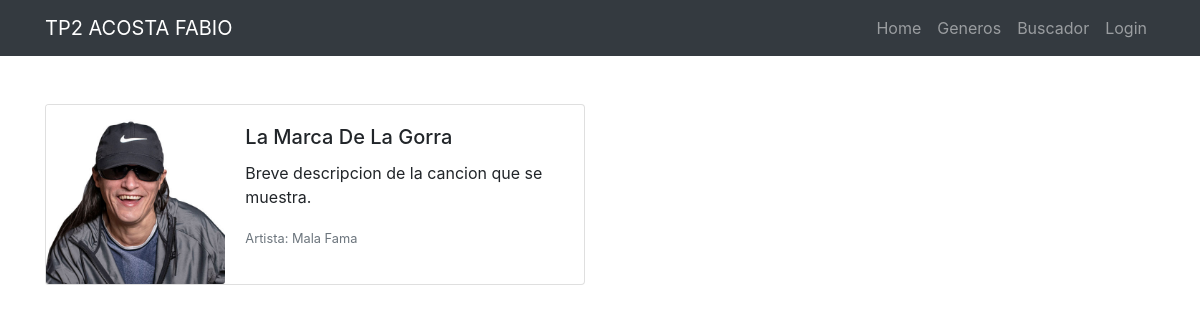
Page /web/home.php?genero_id=3 on the committed database.
### tables this page shows
CREATE TABLE `canciones` (
  `id` int(10) NOT NULL,
  `nombre` varchar(100) NOT NULL,
  `artista` varchar(100) DEFAULT NULL,
  `banner` varchar(100) DEFAULT NULL,
  `Descrip` varchar(100) DEFAULT NULL,
  `genero_id` int(10) DEFAULT NULL
);

### web/php/canciones/index.php (called while the page is built)
<?php
require __DIR__ . '/../conn.php';
if (isset( $_GET['genero_id'])) {
    $sql = 'SELECT * FROM canciones where genero_id = ' . $_GET['genero_id'];
} else {
    $sql = 'SELECT * FROM canciones';
}
$query = $db->prepare($sql);
$query->execute();
$canciones = $query->fetchAll(PDO::FETCH_OBJ);

### web/home.php (the view, shortened to what this page needs)
<?php
require 'php/canciones/index.php';
include_once("header.php");
include_once("nav.php");
?>
<br><br>
<div class="container">
    <div class="row">
        <?php if (count($canciones)) : ?>
            <?php foreach ($canciones as $cancion) : ?>
                <div class="col-md-6">
                    <div class="card mb-3" style="max-width: 540px;">
                        <div class="row no-gutters">
                            <div class="col-md-4">
                                <img src="images/<?php echo $cancion->banner; ?>" class="card-img" alt="<?php echo $cancion->nombre ?>">
                            </div>
                            <div class="col-md-8">
                                <div class="card-body">
                                    <h5 class="card-title"><?php echo $cancion->nombre ?></h5>
                                    <p class="card-text"><?php echo $cancion->Descrip ?></p>
                                    <p class="card-text"><small class="text-muted">Artista: <?php echo $cancion->artista ?></small></p>
                                </div>
                            </div>
                        </div>
                    </div>
                </div>
            <?php endforeach; ?>
        <?php else : ?>
            <h1>No hay canciones disponibles</h1>
        <?php endif; ?>
    </div>
</div>

### rows in the picture
canciones: banner (picture), nombre "La Marca De La Gorra", Descrip "Breve descripcion de la cancion que se muestra.", artista "Mala Fama"
